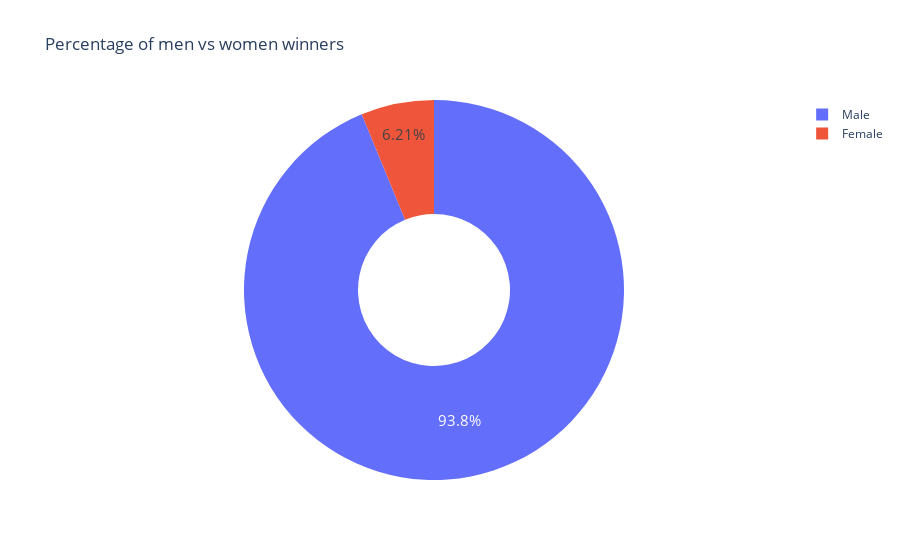

The cell this chart's notebook holds for it:
### Markdown cell above
**Challenge**: Create a [donut chart using plotly](https://plotly.com/python/pie-charts/) which shows how many prizes went to men compared to how many prizes went to women. What percentage of all the prizes went to women?

### Code cell
gender_data = df_data.sex.value_counts()
fig = px.pie(labels=np.array(gender_data.index), values=gender_data.values , title="Percentage of men vs women winners",
             names=np.array(gender_data.index), hole=0.4)
fig.update_traces(textposition='inside', textfont_size=15, textinfo='percent')
fig.show()

### Figure 1 — Plotly figure (JSON) as saved in the notebook; plotly's stock layout.template omitted (floating-point values rounded to 4 significant figures)
{"data": [{"domain": {"x": [0, 1], "y": [0, 1]}, "hole": 0.4, "hovertemplate": "label=%{label}<br>value=%{value}<extra></extra>", "labels": ["Male", "Female"], "legendgroup": "", "name": "", "showlegend": true, "textfont": {"size": 15}, "textinfo": "percent", "textposition": "inside", "type": "pie", "values": [876, 58]}], "layout": {"legend": {"tracegroupgap": 0}, "title": {"text": "Percentage of men vs women winners"}}}
